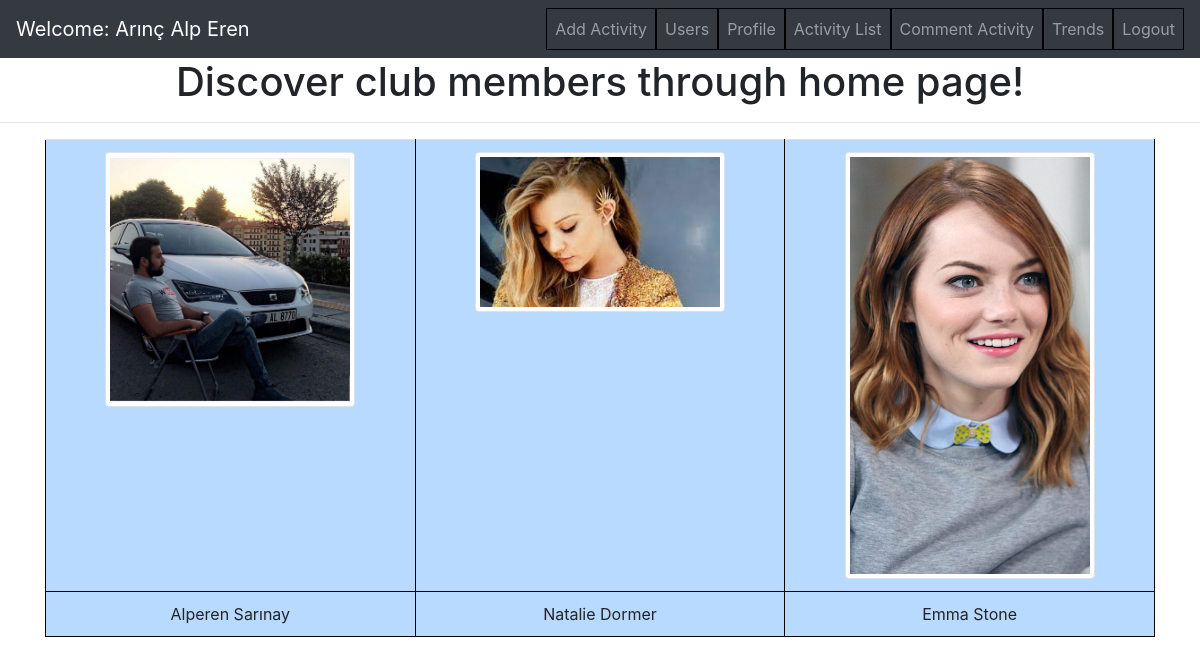
Page /project/Home.php (signed in) on the committed database.
### tables this page shows
CREATE TABLE `users` (
  `ID` int(11) NOT NULL,
  `Firstname` varchar(255) NOT NULL,
  `Surname` varchar(255) NOT NULL,
  `Username` varchar(255) NOT NULL,
  `Email` varchar(255) NOT NULL,
  `Birthdate` date NOT NULL,
  `Department` varchar(255) NOT NULL,
  `Password` varchar(255) NOT NULL,
  `Photo` varchar(255) NOT NULL,
  `Admin` int(11) NOT NULL
);

### project/Home.php (the view, shortened to what this page needs)
<?php
	include_once ("DbConnection.php");
	$Firstname=$_SESSION['loggeduser_firstname'];
	$Surname=$_SESSION['loggeduser_surname'];
	$Admin = $_SESSION['loggeduser_admin'];
?>
<head>
    <link rel="stylesheet" href="https://cdnjs.cloudflare.com/ajax/libs/twitter-bootstrap/4.0.0/css/bootstrap.min.css">
</head>
<body>
<nav class="navbar navbar-dark bg-dark navbar-expand-lg">
    <a class="navbar-brand" href="http://localhost:8080/project/Home.php">
        <?php
            echo 'Welcome: '.$Firstname.' '.$Surname;
        ?>
    </a>
    <div class="collapse navbar-collapse" id="navbarSupportedContent">
        <ul class="nav navbar-nav ml-auto">
            <?php
				if($Admin==1)
				{
					echo'
							<li class="nav-item"><a class="nav-link" href="http://localhost:8080/project/AddActivity.php">Add Activity</a></li>
							<li class="nav-item"><a class="nav-link" href="http://localhost:8080/project/ListAllUsers.php">Users</a></li>
						';
				}
				echo'
						<li class="nav-item"><a class="nav-link" href="http://localhost:8080/project/Profile.php">Profile</a></li>
                        <li class="nav-item"><a class="nav-link" href="http://localhost:8080/project/ActivityList.php">Activity List</a></li>
                        <li class="nav-item"><a class="nav-link" href="http://localhost:8080/project/VoteActivity.php">Comment Activity</a></li>
						<li class="nav-item"><a class="nav-link" href="http://localhost:8080/project/Trending.php">Trends</a></li>
						<li class="nav-item"><a class="nav-link" href="http://localhost:8080/project/Logout.php">Logout</a></li>
					';
            ?>
        </ul>
    </div>
</nav>
	<?php
		$random = "SELECT ID  FROM users";
		$query = mysqli_query($DB_Connection,$random);
		$i = 0;
		while($table_row=mysqli_fetch_array($query,MYSQLI_NUM)){
			$array[$i] = $table_row[0];
			$i++;
		}
		$randomnumber[0] = rand(0,sizeof($array)-1);
		$randomnumber[1] = rand(0,sizeof($array)-1);
		$randomnumber[2] = rand(0,sizeof($array)-1);
		$id1 = $randomnumber[0];
		$id2 = $randomnumber[1];
		$id3 = $randomnumber[2];
		$select1 = "SELECT Photo , Firstname , Surname FROM users WHERE ID='$array[$id1]'";
		$query1 = mysqli_query($DB_Connection,$select1);
		$table_row1=mysqli_fetch_array($query1,MYSQLI_NUM);
		$select2 = "SELECT Photo , Firstname , Surname FROM users WHERE ID='$array[$id2]'";
		$query2 = mysqli_query($DB_Connection,$select2);
		$table_row2=mysqli_fetch_array($query2,MYSQLI_NUM);
		$select3 = "SELECT Photo , Firstname , Surname FROM users WHERE ID='$array[$id3]'";
		$query3 = mysqli_query($DB_Connection,$select3);
		$table_row3=mysqli_fetch_array($query3,MYSQLI_NUM);
		$name1 = $table_row1[1].' '.$table_row1[2];
		$name2 = $table_row2[1].' '.$table_row2[2];
		$name3 = $table_row3[1].' '.$table_row3[2];
	?>
	<h1 style="text-align:center">Discover club members through home page!</h1>
	<hr>
	<div class="container">
	<table class="table table-primary">
		<tr style="text-align:center">
			<th style="width:25%;height:25%">
			<a href='OtherUserPage.php?user_id=<? echo $array[$id1]?>'>
				<img src='<? echo $table_row1[0]?>' width=250 height=300 class="img-thumbnail" alt="PP"/>
			</a>
			</th>
    		<th style="width:25%;height:25%">
				<a href='OtherUserPage.php?user_id=<? echo $array[$id2]?>'>
					<img src='<? echo $table_row2[0]?>' width=250 height=300 class="img-thumbnail" alt="PP"/>
				</a>
			</th>
			<th style="width:25%;height:25%">
				<a href='OtherUserPage.php?user_id=<? echo $array[$id3]?>'>
					<img src='<? echo $table_row3[0]?>' width=250 height=300 class="img-thumbnail" alt="PP"/>
				</a>
			</th>
  		</tr>
  		<tr style="text-align:center">
    		<td><? echo $name1 ?></td>
    		<td><? echo $name2 ?></td>
			<td><? echo $name3 ?></td>
  		</tr>
	</table>
	</div>
</body>
</html>

### project/Home.php (style rules this page uses)
li { list-style-position:inside; border: 1px solid black; }
table, th, td { border: 1px solid black; border-collapse: collapse; width: 500px; }

### rows in the picture
users: Photo (picture), name1 "Alperen Sarınay"
users: Photo (picture), name2 "Natalie Dormer"
users: Photo (picture), name3 "Emma Stone"

### other values in the picture
$Firstname "Arınç Alp"
$Surname "Eren"
